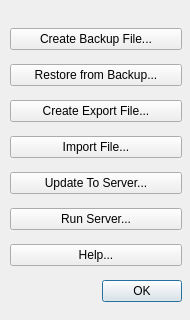
<?xml version="1.0" encoding="UTF-8"?>
<ui version="4.0">
 <class>ImportExportMenuDialog</class>
 <widget class="QDialog" name="ImportExportMenuDialog">
  <property name="windowModality">
   <enum>Qt::ApplicationModal</enum>
  </property>
  <property name="geometry">
   <rect>
    <x>0</x>
    <y>0</y>
    <width>190</width>
    <height>320</height>
   </rect>
  </property>
  <property name="sizePolicy">
   <sizepolicy hsizetype="Preferred" vsizetype="Preferred">
    <horstretch>0</horstretch>
    <verstretch>0</verstretch>
   </sizepolicy>
  </property>
  <property name="minimumSize">
   <size>
    <width>164</width>
    <height>320</height>
   </size>
  </property>
  <property name="maximumSize">
   <size>
    <width>190</width>
    <height>320</height>
   </size>
  </property>
  <property name="windowTitle">
   <string>Q-Rap Import Export Actions</string>
  </property>
  <property name="modal">
   <bool>true</bool>
  </property>
  <widget class="QWidget" name="layoutWidget">
   <property name="geometry">
    <rect>
     <x>10</x>
     <y>20</y>
     <width>172</width>
     <height>291</height>
    </rect>
   </property>
   <layout class="QVBoxLayout">
    <item>
     <widget class="QPushButton" name="createBackupFilePushButton">
      <property name="text">
       <string>Create Backup File...</string>
      </property>
     </widget>
    </item>
    <item>
     <widget class="QPushButton" name="restoreBackupPushButton">
      <property name="text">
       <string>Restore from Backup...</string>
      </property>
     </widget>
    </item>
    <item>
     <widget class="QPushButton" name="createExportFilePushButton">
      <property name="text">
       <string>Create Export File...</string>
      </property>
     </widget>
    </item>
    <item>
     <widget class="QPushButton" name="importFilePushButton">
      <property name="text">
       <string>Import File...</string>
      </property>
     </widget>
    </item>
    <item>
     <widget class="QPushButton" name="updateToServerPushButton">
      <property name="text">
       <string>Update To Server...</string>
      </property>
     </widget>
    </item>
    <item>
     <widget class="QPushButton" name="runServerPushButton">
      <property name="text">
       <string>Run Server...</string>
      </property>
     </widget>
    </item>
    <item>
     <widget class="QPushButton" name="helpPushButton">
      <property name="text">
       <string>Help...</string>
      </property>
     </widget>
    </item>
    <item>
     <widget class="QDialogButtonBox" name="buttonBox">
      <property name="orientation">
       <enum>Qt::Horizontal</enum>
      </property>
      <property name="standardButtons">
       <set>QDialogButtonBox::Ok</set>
      </property>
     </widget>
    </item>
   </layout>
  </widget>
 </widget>
 <resources/>
 <connections>
  <connection>
   <sender>buttonBox</sender>
   <signal>accepted()</signal>
   <receiver>ImportExportMenuDialog</receiver>
   <slot>accept()</slot>
   <hints>
    <hint type="sourcelabel">
     <x>248</x>
     <y>254</y>
    </hint>
    <hint type="destinationlabel">
     <x>157</x>
     <y>274</y>
    </hint>
   </hints>
  </connection>
  <connection>
   <sender>buttonBox</sender>
   <signal>rejected()</signal>
   <receiver>ImportExportMenuDialog</receiver>
   <slot>reject()</slot>
   <hints>
    <hint type="sourcelabel">
     <x>316</x>
     <y>260</y>
    </hint>
    <hint type="destinationlabel">
     <x>286</x>
     <y>274</y>
    </hint>
   </hints>
  </connection>
 </connections>
</ui>
